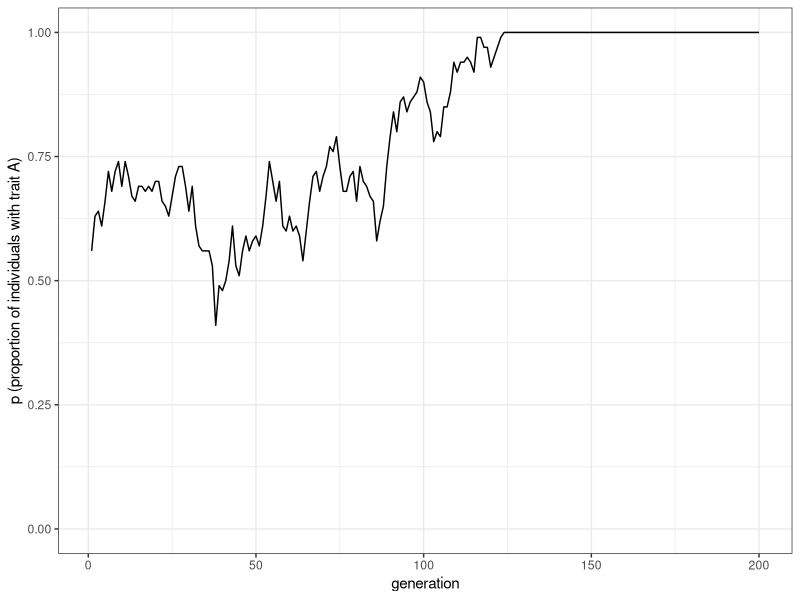
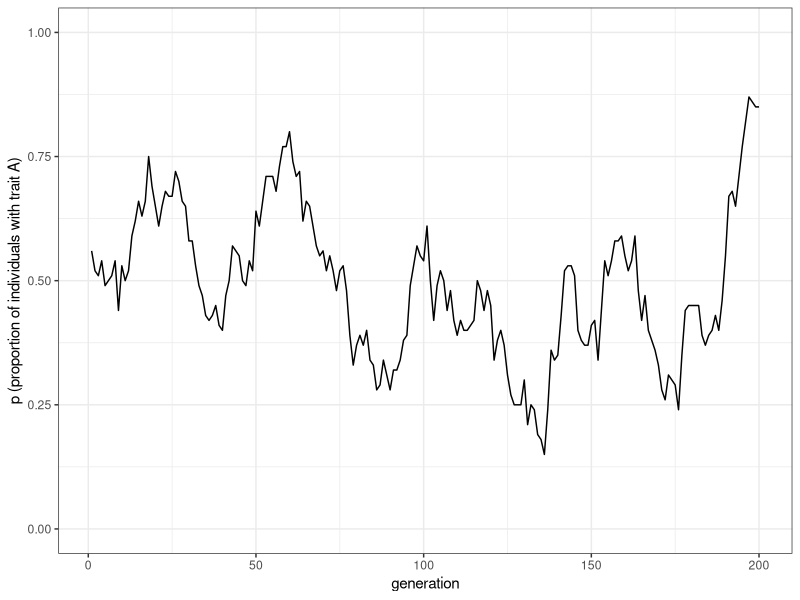
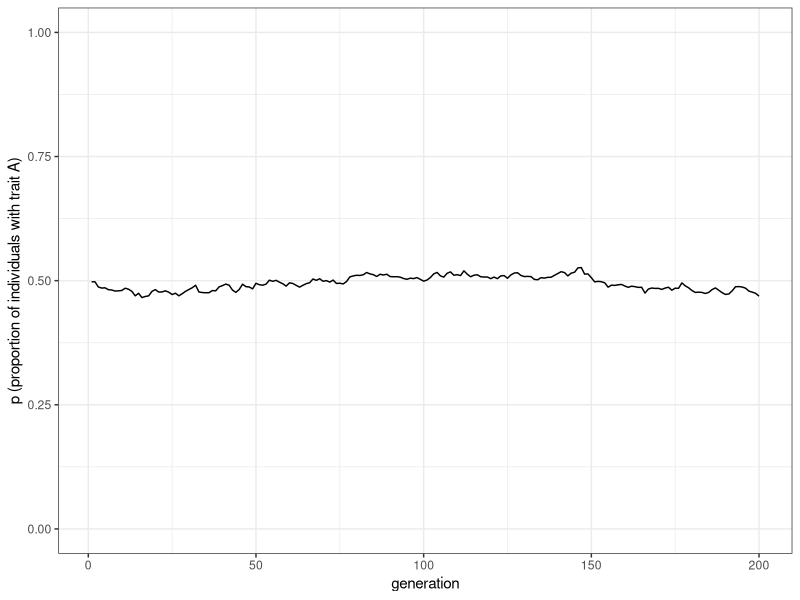
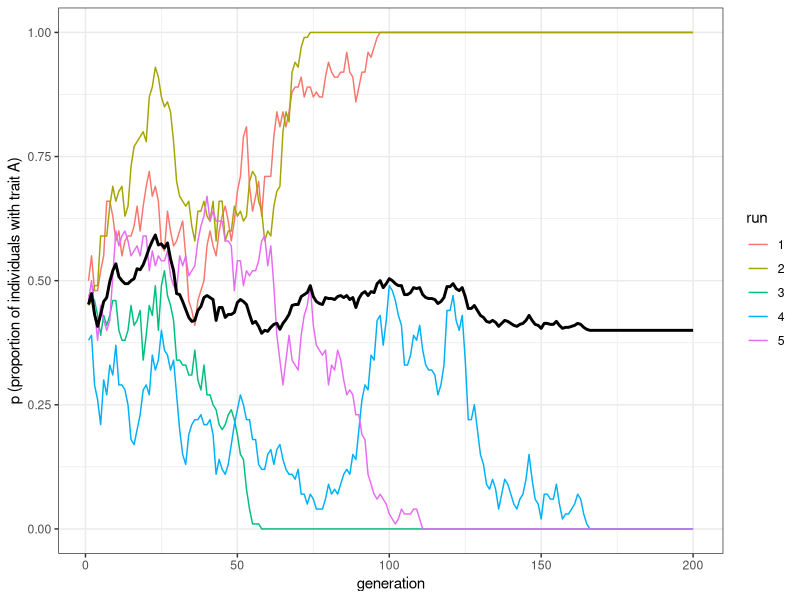
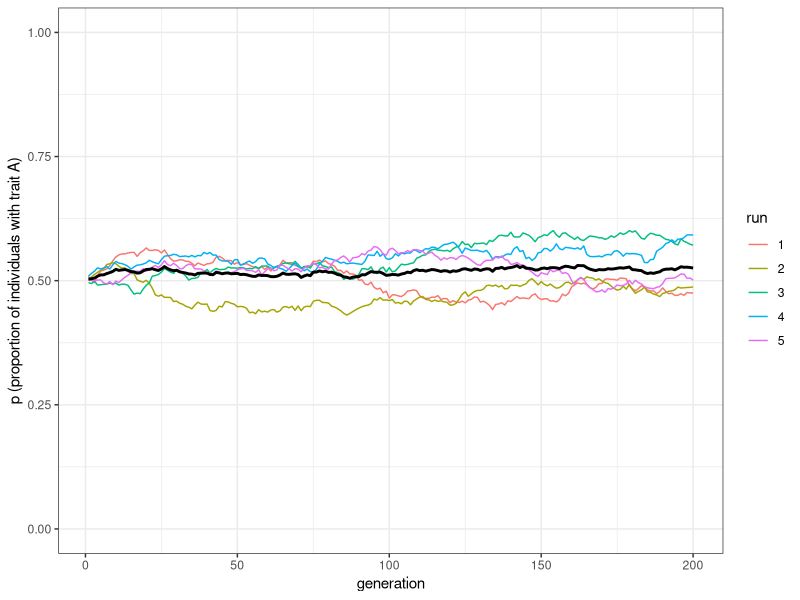
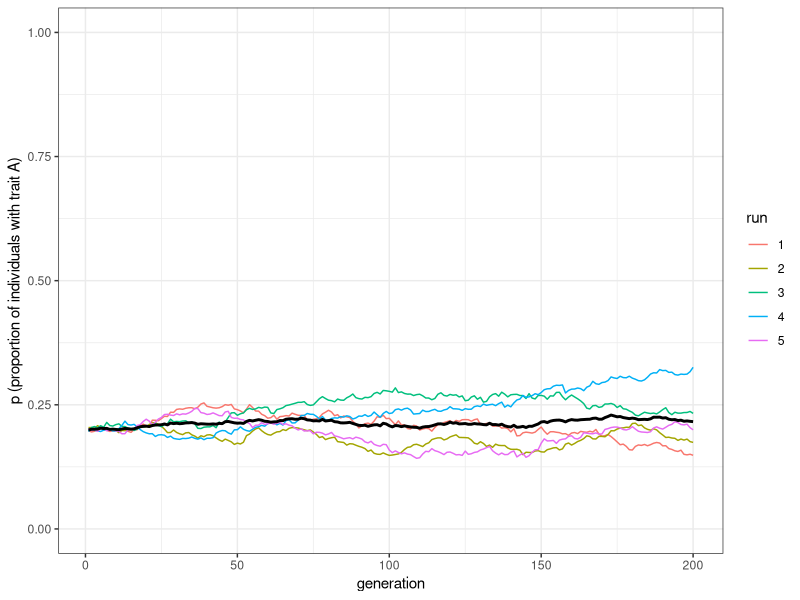

Reproduce these figures in R, in order.
## ---- chunk 1
N <- 100
t_max <- 200
## ---- chunk 2
library(tidyverse)
population <- tibble(trait = sample(c("A", "B"), N, replace = TRUE))
## ---- chunk 3
population
## ---- chunk 4
population$trait[4]
## ---- chunk 5
output <- tibble(generation = 1:t_max, p = rep(NA, t_max))
## ---- chunk 6
output$p[1] <- sum(population$trait == "A") / N
output
## ---- chunk 7
for (t in 2:t_max) {
  # Copy the population tibble to previous_population tibble
  previous_population <- population 
  
  # Randomly copy from previous generation's individuals
  population <- tibble(trait = sample(previous_population$trait, N, replace = TRUE)) 
  
  # Get p and put it into the output slot for this generation t
  output$p[t] <- sum(population$trait == "A") / N 
}
## ---- chunk 8
ggplot(data = output, aes(y = p, x = generation)) +
  geom_line() +
  ylim(c(0, 1)) +
  theme_bw() +
  labs(y = "p (proportion of individuals with trait A)")
## ---- chunk 9
unbiased_transmission_1 <- function(N, t_max) {
  population <- tibble(trait = sample(c("A", "B"), N, replace = TRUE))

  output <- tibble(generation = 1:t_max, p = rep(NA, t_max))

  output$p[1] <- sum(population$trait == "A") / N

  for (t in 2:t_max) {
    # Copy individuals to previous_population tibble
    previous_population <- population 
    
    # Randomly copy from previous generation
    population <- tibble(trait = sample(previous_population$trait, N, replace = TRUE))
    
    # Get p and put it into output slot for this generation t
    output$p[t] <- sum(population$trait == "A") / N 
  }
  # Export data from function
  output
}
## ---- chunk 10
data_model <- unbiased_transmission_1(N = 100, t_max = 200)
## ---- chunk 11
plot_single_run <- function(data_model) {
  ggplot(data = data_model, aes(y = p, x = generation)) +
    geom_line() +
    ylim(c(0, 1)) +
    theme_bw() +
    labs(y = "p (proportion of individuals with trait A)")
}
## ---- chunk 12
plot_single_run(data_model)
## ---- chunk 13
data_model <- unbiased_transmission_1(N = 10000, t_max = 200)
plot_single_run(data_model)
## ---- chunk 14
unbiased_transmission_2 <- function(N, t_max, r_max) {
  output <- tibble(generation = rep(1:t_max, r_max), 
                   p = as.numeric(rep(NA, t_max * r_max)), 
                   run = as.factor(rep(1:r_max, each = t_max))) 
  # For each run
  for (r in 1:r_max) { 
    # Create first generation
    population <- tibble(trait = sample(c("A", "B"), N, replace = TRUE))
    
    # Add first generation's p for run r
    output[output$generation == 1 & output$run == r, ]$p <-
      sum(population$trait == "A") / N 
    
    # For each generation
    for (t in 2:t_max) {
      # Copy individuals to previous_population tibble
      previous_population <- population 
      
      # Randomly copy from previous generation
      population <- tibble(trait = sample(previous_population$trait, N, replace = TRUE))
      
      # Get p and put it into output slot for this generation t and run r
      output[output$generation == t & output$run == r, ]$p <- 
        sum(population$trait == "A") / N 
    }
  }
  # Export data from function
  output 
}
## ---- chunk 15
plot_multiple_runs <- function(data_model) {
  ggplot(data = data_model, aes(y = p, x = generation)) +
    geom_line(aes(colour = run)) +
    stat_summary(fun = mean, geom = "line", size = 1) +
    ylim(c(0, 1)) +
    theme_bw() +
    labs(y = "p (proportion of individuals with trait A)")
}
## ---- chunk 16
data_model <- unbiased_transmission_2(N = 100, t_max = 200, r_max = 5)
plot_multiple_runs(data_model)
## ---- chunk 17
data_model
## ---- chunk 18
data_model <- unbiased_transmission_2(N = 10000, t_max = 200, r_max = 5)
plot_multiple_runs(data_model)
## ---- chunk 19
unbiased_transmission_3 <- function(N, p_0, t_max, r_max) {
  output <- tibble(generation = rep(1:t_max, r_max), 
                   p = as.numeric(rep(NA, t_max * r_max)), 
                   run = as.factor(rep(1:r_max, each = t_max)))
  # For each run
  for (r in 1:r_max) {
    # Create first generation
    population <- tibble(trait = sample(c("A", "B"), N, replace = TRUE, 
                                        prob = c(p_0, 1 - p_0)))
    
    # Add first generation's p for run r
    output[output$generation == 1 & output$run == r, ]$p <- 
      sum(population$trait == "A") / N 

    for (t in 2:t_max) {
      # Copy individuals to previous_population tibble
      previous_population <- population 
      
      # Randomly copy from previous generation
      population <- tibble(trait = sample(previous_population$trait, N, replace = TRUE))
      
      # Get p and put it into output slot for this generation t and run r
      output[output$generation == t & output$run == r, ]$p <- 
        sum(population$trait == "A") / N  
    }
  }
  # Export data from function
  output 
}
## ---- chunk 20
data_model <- unbiased_transmission_3(N = 10000, p_0 = 0.2, t_max = 200, r_max = 5)
plot_multiple_runs(data_model)
